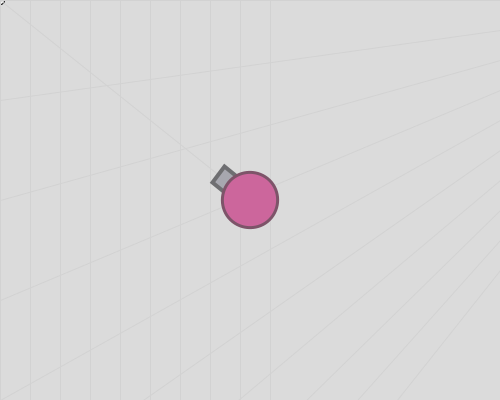
Frame 1 (no input)
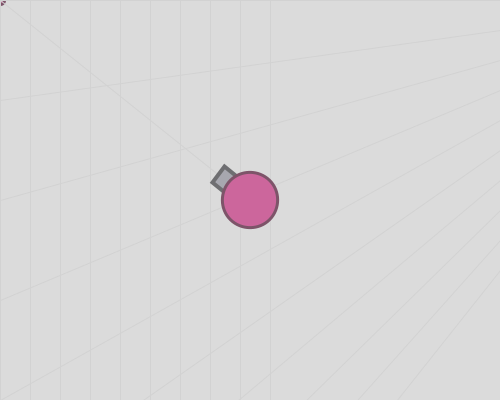
Frame 60 (the mouse pressed at the canvas centre just before this capture)
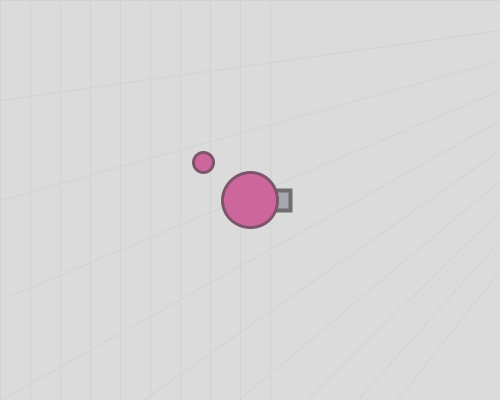
Frame 120 (the mouse held since frame 60 and released just before this capture)

The Processing sketch that drew these frames (run headless with seeded random() and noise(); from frame 60 on, the mouse is pressed at the canvas centre):

// Processing sketch: week07_7_angle_bulletx_bullety_bulletvx_bulletvy
// ── week07_7_angle_bulletx_bullety_bulletvx_bulletvy.pde
//week07_7_angle_bulletx_bullety_bulletvx,bulletvy
void setup() {
  size(500, 400);
}
void keyPressed() {//按下去時,會有速度,放開後,速度要變成0
  if (keyCode==RIGHT)vx=1;//x+=1;
  if (keyCode==LEFT)vx=-1;//x-=1;
  if (keyCode==UP)vy=-1;//y-=1;
  if (keyCode==DOWN)vy=1;//y+=1;
}
void keyReleased() {
  if (keyCode==LEFT||keyCode==RIGHT)vx=0;
  if (keyCode==UP||keyCode==DOWN)vy=0;
}
float x=250, y=200, vx=0, vy=0;
void draw() {
  x+=vx;
  y+=vy;
  ///background(215, 184, 200);
  ///stroke(211,180,196);
  background(219);
  translate(-x, -y);
  translate(width/2, height/2);//把0,0移畫面中心
  float mx=mouseX+x-width/2, my=mouseY+y-height/2;
  ellipse(mx, my, 8, 8);
  stroke(210);
  strokeWeight(1);
  for (int i=0; i<10; i++) {
    line(0, i*100, 500, i*30);
    line(i*30, 0, i*30, 500);
  }
  float dx=mx-x, dy=my-y;
  float a=atan2(dy, dx);
  angle=a;
  line(x, y, mx, my);
  pushMatrix();
  myTank(x, y, a);
  popMatrix();
  if(bulletVX!=0&&bulletVY!=0){
    bulletX+=bulletVX;
    bulletY+=bulletVY;
  ellipse(bulletX,bulletY,20,20);
 }
}
float angle,bulletX=0,bulletY=0,bulletVX=-1,bulletVY=0;
void mousePressed(){
  bulletX=x;
  bulletY=y;
  bulletVX=cos(angle);
  bulletVY=sin(angle);
}  
void myTank(float x, float y, float a) {
  translate(x, y);
  rotate(a);//旋轉
  fill(167, 167, 175);
  stroke(110, 110, 113);
  strokeWeight(4);
  rect(20, -10, 20, 20);//砲管,砲塔

  fill(204, 102, 156);
  stroke(125, 84, 105);
  strokeWeight(3);
  ellipse(0, 0, 55, 55);//圓形的身體
}
